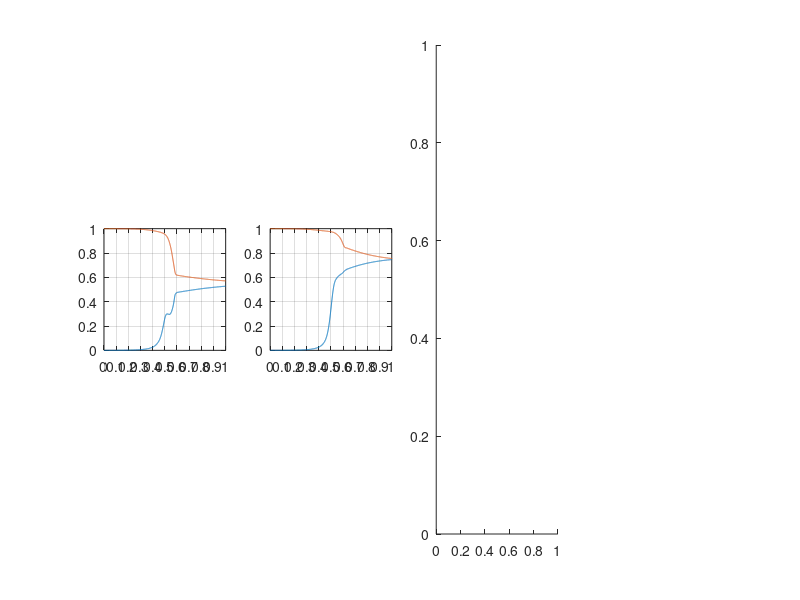

The MATLAB source for this figure: (Note: this script raises an error after producing the figure.)
close all; clear all; clc;

load('resultsRobotTrust_2Dim.mat')



norm_epochs = linspace(0, 1, length(tt));


figure(1)
set(gcf, 'Position', [10 10 3000 800])
subplot(1, 4, 1)

plot(norm_epochs, l_1, norm_epochs, u_1);
axis equal
axis([0 1 0 1])
set(gca,'XTick',[0:0.1:1])
grid on

subplot(1, 4, 2)
plot(norm_epochs, l_2, norm_epochs, u_2);
axis equal
axis([0 1 0 1])
set(gca,'XTick',[0:0.1:1])
grid on



stride = 200;
mm = mod(length(tt), stride);

rectangles = floor(length(tt) / stride);

idxs = zeros(1, rectangles);
for i = 1:rectangles
    idxs(i) = mm + i * stride;
end

areas = (u_1 - l_1) .* (u_2 - l_2);




subplot(1, 4, 3)
for i = 1:rectangles
    
    poly_Xs = [l_1(idxs(i)) u_1(idxs(i)) u_1(idxs(i)) l_1(idxs(i))];
    poly_Ys = [l_2(idxs(i)) l_2(idxs(i)) u_2(idxs(i)) u_2(idxs(i))];
    
    
    pgon = polyshape(poly_Xs, poly_Ys);
    plot(pgon, 'FaceColor', [1 1 1], 'FaceAlpha', 1.0)
    axis equal
    axis([0 1 0 1])
    set(gca,'XTick',[0:0.1:1])
    hold on
    
end

% plot(0.55, 0.75, '.g')


%-------------------------------------

load('fixed_tasks_robotTrust.mat');

subplot(1, 4, 4)
for i = 1:total_num_tasks
    if perfs_from_mat(i) == 1
        plot(p_from_mat(1, i), p_from_mat(2, i), '.b');
    else
        plot(p_from_mat(1, i), p_from_mat(2, i), '.r');
    end
    axis equal
    axis([0 1 0 1])
    set(gca,'XTick',[0:0.1:1])
    hold on
end


